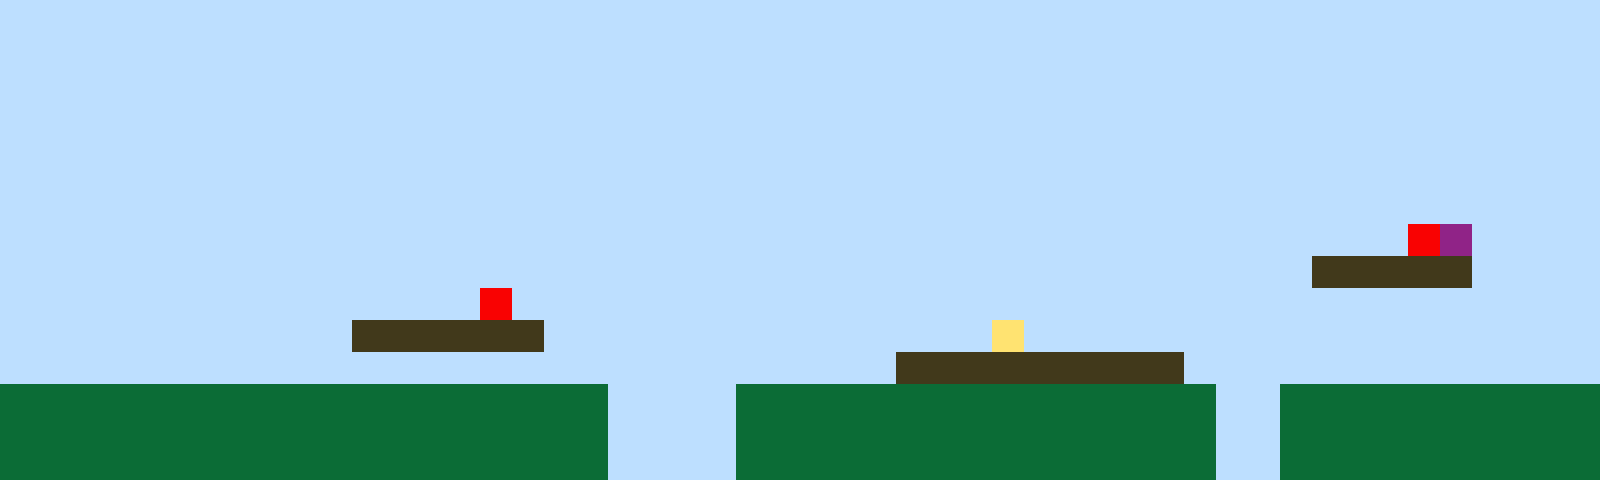

A 2D game scene composited from a Tiled map and its tileset images. What follows is a short description and the map's XML, with every tile layer's data as written:
An orthogonal 50x15 tile map with 32x32 px tiles, 1 tile layer (Tile Layer 1).

<map version="1.10" tiledversion="1.11.2" orientation="orthogonal" renderorder="right-up" width="50" height="15" tilewidth="32" tileheight="32" infinite="0" nextlayerid="2" nextobjectid="1"><editorsettings><export target="map1.csv" format="csv" /></editorsettings><tileset firstgid="1" name="sprites" tilewidth="32" tileheight="32" tilecount="6" columns="3"><image source="sprites.png" width="96" height="64" /></tileset><layer id="1" name="Tile Layer 1" width="50" height="15"><data encoding="csv">1,1,1,1,1,1,1,1,1,1,1,1,1,1,1,1,1,1,1,1,1,1,1,1,1,1,1,1,1,1,1,1,1,1,1,1,1,1,1,1,1,1,1,1,1,1,1,1,1,1,1,1,1,1,1,1,1,1,1,1,1,1,1,1,1,1,1,1,1,1,1,1,1,1,1,1,1,1,1,1,1,1,1,1,1,1,1,1,1,1,1,1,1,1,1,1,1,1,1,1,1,1,1,1,1,1,1,1,1,1,1,1,1,1,1,1,1,1,1,1,1,1,1,1,1,1,1,1,1,1,1,1,1,1,1,1,1,1,1,1,1,1,1,1,1,1,1,1,1,1,1,1,1,1,1,1,1,1,1,1,1,1,1,1,1,1,1,1,1,1,1,1,1,1,1,1,1,1,1,1,1,1,1,1,1,1,1,1,1,1,1,1,1,1,1,1,1,1,1,1,1,1,1,1,1,1,1,1,1,1,1,1,1,1,1,1,1,1,1,1,1,1,1,1,1,1,1,1,1,1,1,1,1,1,1,1,1,1,1,1,1,1,1,1,1,1,1,1,1,1,1,1,1,1,1,1,1,1,1,1,1,1,1,1,1,1,1,1,1,1,1,1,1,1,1,1,1,1,1,1,1,1,1,1,1,1,1,1,1,1,1,1,1,1,1,1,1,1,1,1,1,1,1,1,1,1,1,1,1,1,1,1,1,1,1,1,1,1,1,1,1,1,1,1,1,1,1,1,1,1,1,1,1,1,1,1,1,1,1,1,1,1,1,1,1,1,1,1,1,1,1,1,1,1,1,1,1,1,1,1,1,1,1,1,1,1,1,1,1,1,1,1,1,1,1,1,1,1,1,1,1,1,1,1,1,1,1,1,1,1,1,1,1,1,5,6,1,1,1,1,1,1,1,1,1,1,1,1,1,1,1,1,1,1,1,1,1,1,1,1,1,1,1,1,1,1,1,1,1,1,1,1,1,1,1,1,1,1,1,1,1,3,3,3,3,3,1,1,1,1,1,1,1,1,1,1,1,1,1,1,1,1,1,1,1,5,1,1,1,1,1,1,1,1,1,1,1,1,1,1,1,1,1,1,1,1,1,1,1,1,1,1,1,1,1,1,1,1,1,1,1,1,1,1,1,1,1,1,1,1,1,3,3,3,3,3,3,1,1,1,1,1,1,1,1,1,1,1,1,1,1,4,1,1,1,1,1,1,1,1,1,1,1,1,1,1,1,1,1,1,1,1,1,1,1,1,1,1,1,1,1,1,1,1,1,1,1,1,1,1,1,1,1,1,1,1,1,1,3,3,3,3,3,3,3,3,3,1,1,1,1,1,1,1,1,1,1,1,1,1,2,2,2,2,2,2,2,2,2,2,2,2,2,2,2,2,2,2,2,1,1,1,1,2,2,2,2,2,2,2,2,2,2,2,2,2,2,2,1,1,2,2,2,2,2,2,2,2,2,2,2,2,2,2,2,2,2,2,2,2,2,2,2,2,2,2,2,2,2,1,1,1,1,2,2,2,2,2,2,2,2,2,2,2,2,2,2,2,1,1,2,2,2,2,2,2,2,2,2,2,2,2,2,2,2,2,2,2,2,2,2,2,2,2,2,2,2,2,2,1,1,1,1,2,2,2,2,2,2,2,2,2,2,2,2,2,2,2,1,1,2,2,2,2,2,2,2,2,2,2</data></layer></map>
